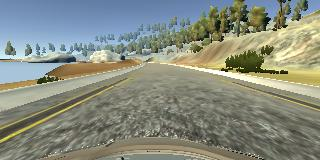
#> input picture asset/data/IMG/center_2025_12_09_10_12_50_273.jpg, 320 x 160 px
$ python -i detector.py   (imports and definitions only)
#> lines starting #> are read from the running program, lines starting #| are printed output that depends on the picture
import numpy as np
from cv2 import cv2
import matplotlib.pyplot as plt


class Detector:
    """
   A utility class used for detecting lane lines in an image or video frame.

    This class encapsulates the computer vision pipeline including:
    - Canny edge detection
    - Region of Interest (ROI) masking
    - Hough Transform for line detection
    - Slope and intercept averaging for smooth lane drawing
    """

    # [44 lines left out: functions mask_image, show_image, copy_image, not called in this run]

    def to_canny_image(self, image: np.ndarray) -> np.ndarray:
        """
        Applies the Canny Edge Detection algorithm pipeline.

        The pipeline consists of:
        1. Converting RGB to Grayscale.
        2. Applying Gaussian Blur (5x5 kernel) to reduce noise.
        3. Applying Canny Edge Detection (thresholds 50, 150).

        Args:
            image (np.ndarray): The original input image (RGB).

        Returns:
            np.ndarray: A single-channel image representing detected edges.
        """
        # Converting image to grayscale can improve edge detection by algortihm due to single color channel that can maximize the each pixel gradient difference
        gray = cv2.cvtColor(image, cv2.COLOR_RGB2GRAY)
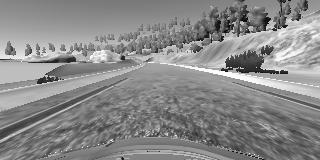
#> gray: shape (160, 320); min 1, max 254, mean 137.5

        # 5 x 5 kernel is good choice, eventhough you can still choose other kernel size
        # The standard deviation (param 3) is set to 0
        blur = cv2.GaussianBlur(gray, (5, 5), 0)
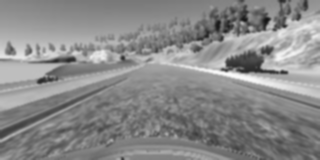
#> blur: shape (160, 320); min 20, max 251, mean 137.5

        # threshold1: lower bound threshold
        # threshold2: upper bound threshold
        # if the value is greater than upper bound threshold, than it's accepted as edge pixel.
        # if the value is below than lower bound threshold, than it's rejected as edge pixel.
        # if the value in between both threshold, it's accepted only if it's connected with high gradient edge
        # Note: the best ratio between lower and upper are 1:2 or 1:3
        canny = cv2.Canny(blur, 50, 150)
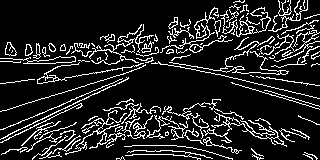
#> canny: shape (160, 320); 14% white in thin lines or dots

        return canny

    # [124 lines left out: functions average_slope_intercept, make_coordinates, display_lines, hough_line, detect_lines, not called in this run]

>>> import cv2
>>> picture = cv2.cvtColor(cv2.imread('../../asset/data/IMG/center_2025_12_09_10_12_50_273.jpg'), cv2.COLOR_BGR2RGB)
>>> result = Detector().to_canny_image(picture)
